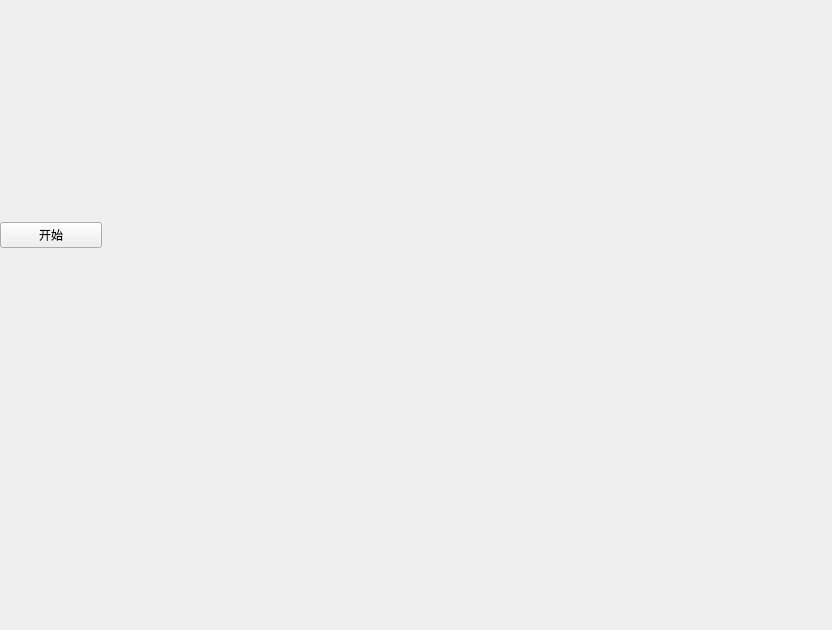
<?xml version="1.0" encoding="UTF-8"?>
<ui version="4.0">
 <class>Widget</class>
 <widget class="QWidget" name="Widget">
  <property name="geometry">
   <rect>
    <x>0</x>
    <y>0</y>
    <width>832</width>
    <height>630</height>
   </rect>
  </property>
  <property name="windowTitle">
   <string>Widget</string>
  </property>
  <widget class="QWidget" name="widget" native="true">
   <property name="geometry">
    <rect>
     <x>0</x>
     <y>210</y>
     <width>102</width>
     <height>51</height>
    </rect>
   </property>
   <layout class="QHBoxLayout" name="horizontalLayout">
    <item>
     <widget class="QPushButton" name="pushButton">
      <property name="text">
       <string>开始</string>
      </property>
     </widget>
    </item>
   </layout>
  </widget>
  <widget class="QWidget" name="barWidget" native="true">
   <property name="geometry">
    <rect>
     <x>109</x>
     <y>19</y>
     <width>711</width>
     <height>601</height>
    </rect>
   </property>
  </widget>
 </widget>
 <resources/>
 <connections/>
</ui>
